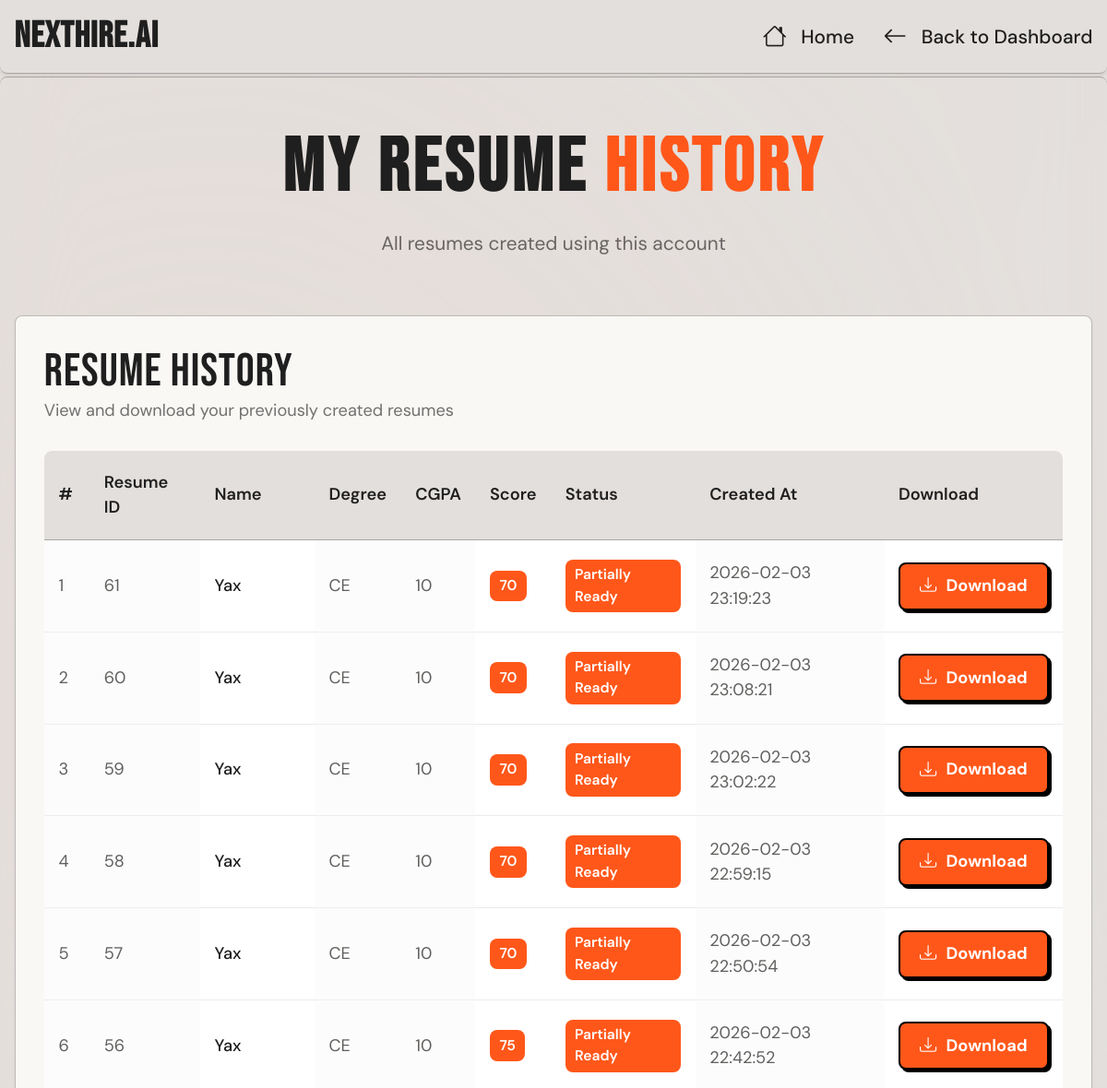
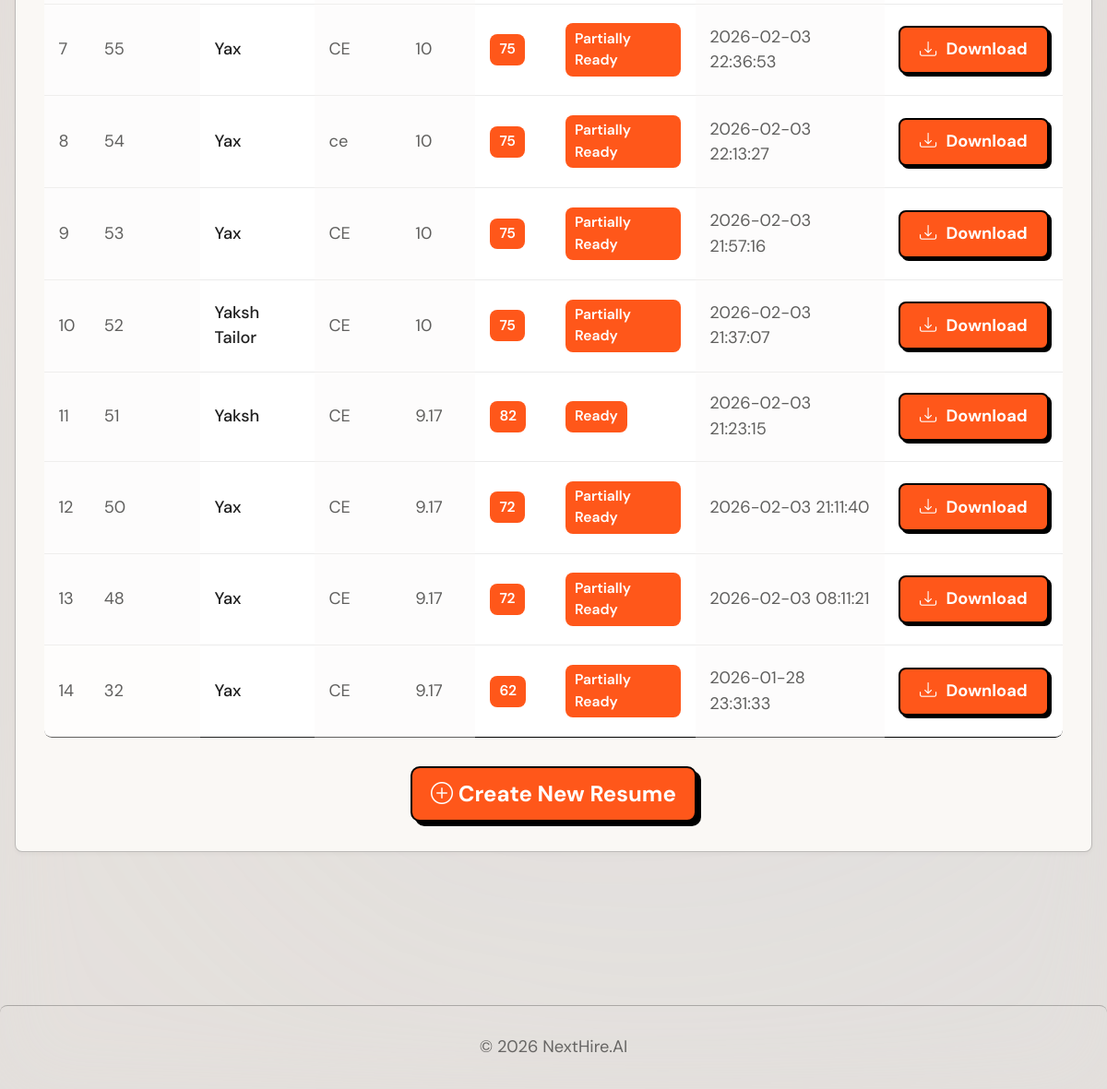
Before: /my_resumes (signed in) with the older database file (2 pictures, top to bottom).
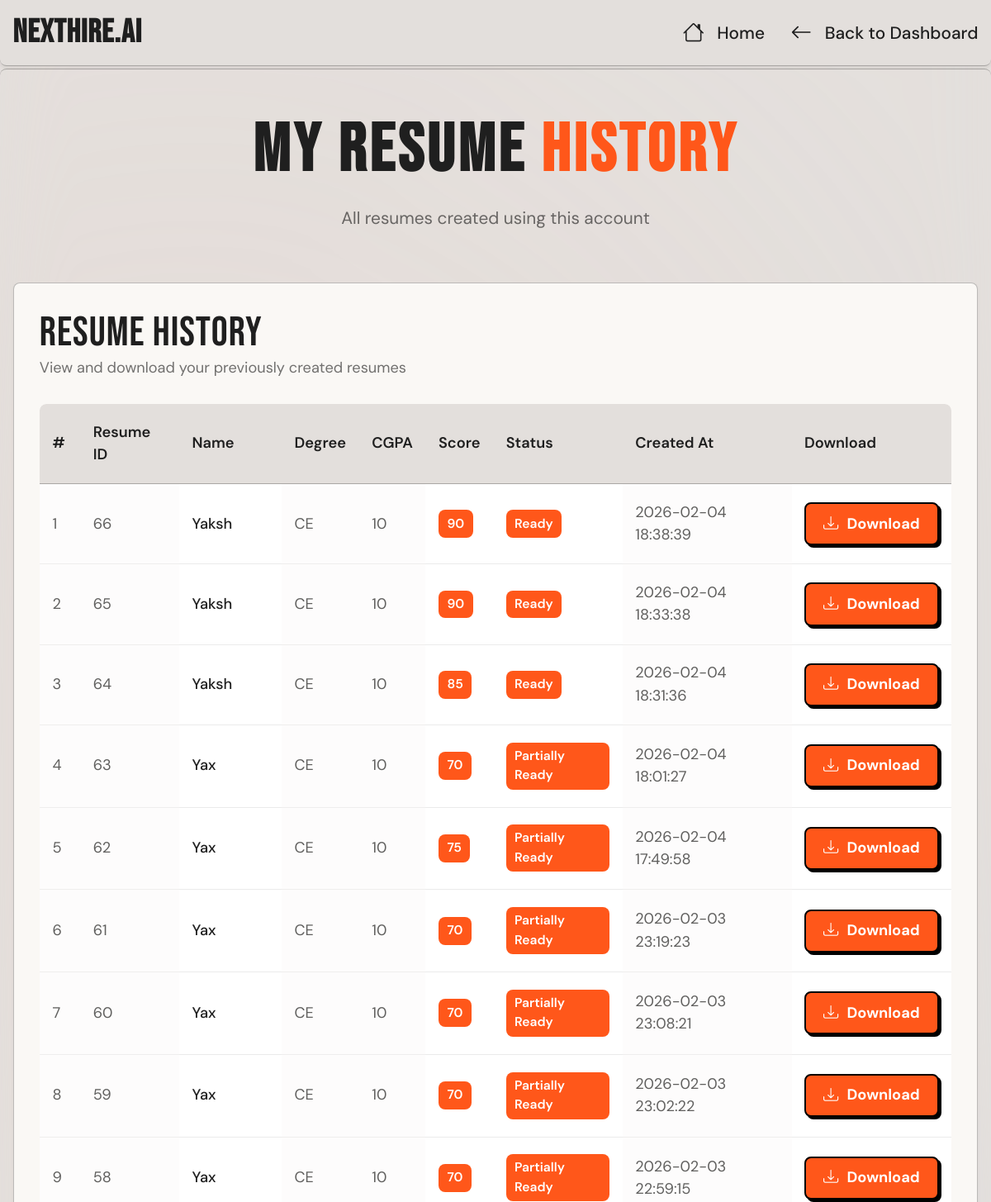
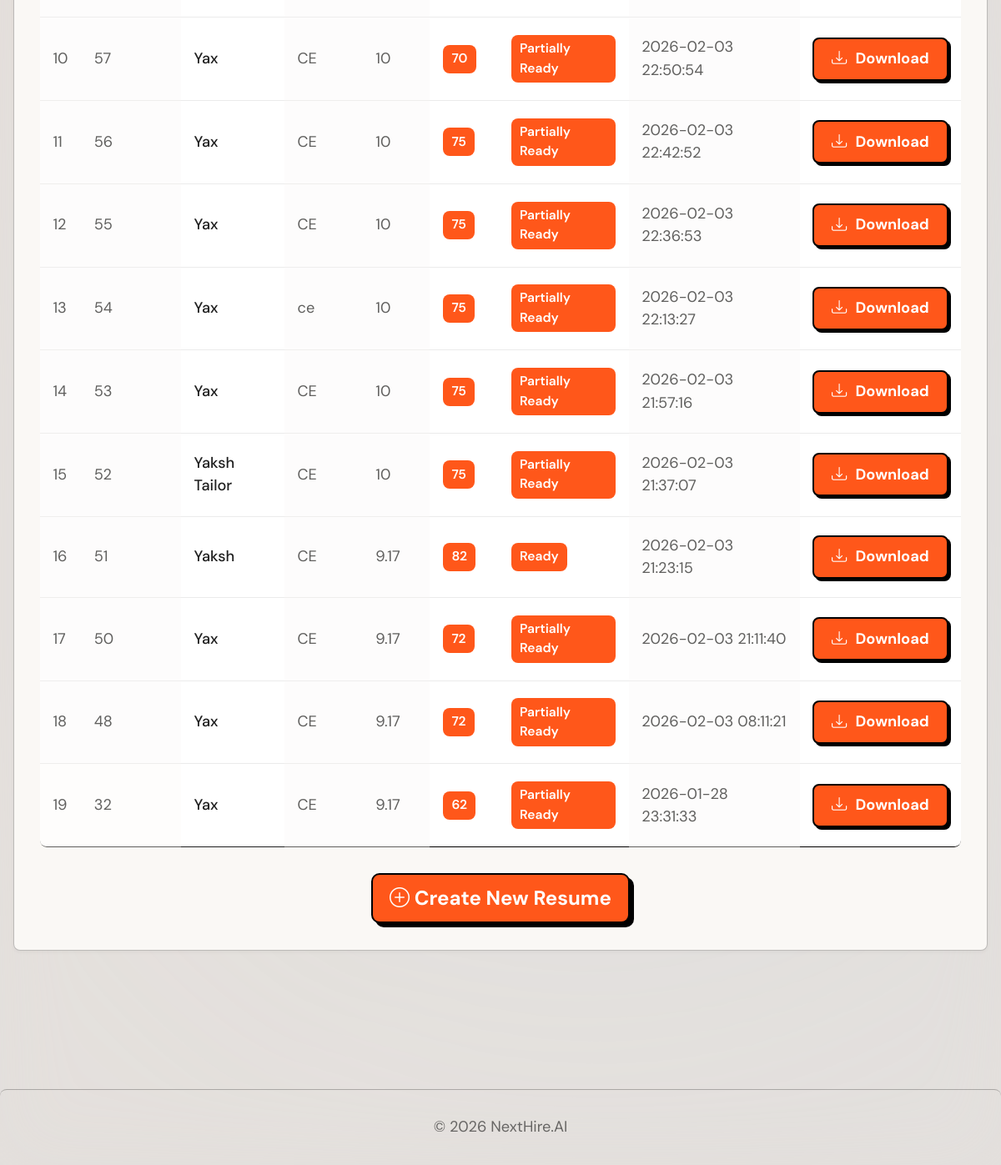
After: the same page with the newer database file (2 pictures, top to bottom).
### tables this page shows
CREATE TABLE resumes (
        id INTEGER PRIMARY KEY AUTOINCREMENT,
        user_email TEXT,
        name TEXT,
        phone TEXT,
        email TEXT,
        degree TEXT,
        cgpa TEXT,
        skills TEXT,
        projects TEXT,
        file_path TEXT
    , score INTEGER, status TEXT, created_at TEXT, github_username TEXT, city TEXT, about_yourself TEXT);

### app.py (the view)
@app.route("/my_resumes")
def my_resumes():
    if "user_email" not in session:
        return redirect("/login_page")
    user_email = session["user_email"]
    conn = get_db()
    cur = conn.cursor()
    cur.execute("""
        SELECT id, name, degree, cgpa, score, status, created_at, file_path
        FROM resumes
        WHERE user_email = ?
        ORDER BY created_at DESC
    """, (user_email,))
    resumes = cur.fetchall()
    conn.close()
    return render_template("my_resumes.html", resumes=resumes)

### app.py (called while the page is built)
def get_db():
    return sqlite3.connect(DB_NAME)

### templates/my_resumes.html (shortened to what this page needs)
<!DOCTYPE html>
<html lang="en">
<head>
    <link href="https://cdn.jsdelivr.net/npm/bootstrap@5.3.2/dist/css/bootstrap.min.css" rel="stylesheet">
    <link rel="stylesheet" href="https://cdn.jsdelivr.net/npm/bootstrap-icons@1.11.0/font/bootstrap-icons.css">
    <link rel="stylesheet" href="{{ url_for('static', filename='css/style.css') }}">
</head>
<body>
  <header class="border-bottom py-3">
    <div class="container d-flex justify-content-between align-items-center">
      <h5 class="mb-0 fw-bold">NextHire.AI</h5>
      <nav class="d-none d-md-flex gap-4">
        <a class="nav-link" href="/"><i class="bi bi-house"></i> Home</a>
        <a class="nav-link" href="/dashboard"><i class="bi bi-arrow-left"></i> Back to Dashboard</a>
      </nav>
    </div>
  </header>
  <section class="py-5" id="resume-history">
    <div class="container">
      <div class="text-center mb-5">
        <h1 class="hero-title" style="font-size: 4rem;">
          MY RESUME <span class="hero-accent">HISTORY</span>
        </h1>
        <p class="text-muted">All resumes created using this account</p>
      </div>
      <div class="row justify-content-center">
        <div class="col-12">
          <div class="panel">
            <div class="section-heading-container">
              <div>
                <h3 class="mb-0">Resume History</h3>
                <p class="text-muted small mb-0">View and download your previously created resumes</p>
              </div>
            </div>
            {% if resumes %}
            <div class="table-responsive">
              <table class="table align-middle">
                <thead>
                  <tr>
                    <th class="primary-data">#</th>
                    <th class="primary-data">Resume ID</th>
                    <th class="primary-data">Name</th>
                    <th class="primary-data">Degree</th>
                    <th class="primary-data">CGPA</th>
                    <th class="primary-data">Score</th>
                    <th class="primary-data">Status</th>
                    <th class="primary-data">Created At</th>
                    <th class="primary-data">Download</th>
                  </tr>
                </thead>
                <tbody>
                  {% for r in resumes %}
                  <tr>
                    <td class="secondary-data">{{ loop.index }}</td>
                    <td class="secondary-data">{{ r[0] }}</td>
                    <td class="primary-data">{{ r[1] }}</td>
                    <td class="secondary-data">{{ r[2] }}</td>
                    <td class="secondary-data">{{ r[3] }}</td>
                    <td>
                      {% if r[4] %}
                        <span class="dashboard-badge">{{ r[4] }}</span>
                      {% else %}
                        <span class="text-muted">N/A</span>
                      {% endif %}
                    </td>
                    <td>
                      {% if r[5] %}
                        <span class="dashboard-badge">{{ r[5] }}</span>
                      {% else %}
                        <span class="text-muted">N/A</span>
                      {% endif %}
                    </td>
                    <td class="secondary-data">{{ r[6] }}</td>
                    <td>
                      <a href="/download/{{ r[7].split('/')[-1] }}" class="dashboard-action-btn">
                        <i class="bi bi-download"></i> Download
                      </a>
                    </td>
                  </tr>
                  {% endfor %}
                </tbody>
              </table>
            </div>
            <div class="text-center mt-4">
              <a href="/dashboard" class="comic-button">
                <i class="bi bi-plus-circle"></i> Create New Resume
              </a>
            </div>
            {% endif %}
          </div>
        </div>
      </div>
    </div>
  </section>
  <footer class="border-top py-4 mt-5">
    <div class="container text-center text-muted small">
      © 2026 NextHire.AI
    </div>
  </footer>
</body>
</html>

Changed rows visible on the page:
added resumes: id "66", name "Yaksh", degree "CE", cgpa "10", score "90", status "Ready", created_at "2026-02-04 18:38:39"
added resumes: id "65", name "Yaksh", degree "CE", cgpa "10", score "90", status "Ready", created_at "2026-02-04 18:33:38"
added resumes: id "64", name "Yaksh", degree "CE", cgpa "10", score "85", status "Ready", created_at "2026-02-04 18:31:36"
added resumes: id "63", name "Yax", degree "CE", cgpa "10", score "70", status "Partially Ready", created_at "2026-02-04 18:01:27"
added resumes: id "62", name "Yax", degree "CE", cgpa "10", score "75", status "Partially Ready", created_at "2026-02-04 17:49:58"
